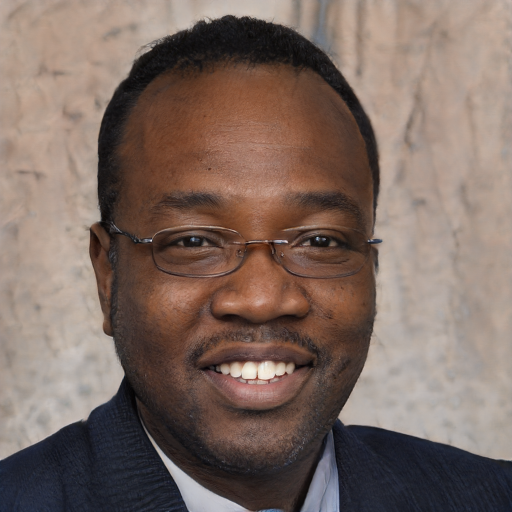
#> input picture data/real/fake/10.S.B.M.png, 1024 x 1024 px (shown at 1/2 size)
$ python graph_conversion.py
#> lines starting #> are read from the running program, lines starting #| are printed output that depends on the picture
# Use opencv-python for image processing
import cv2
import networkx as nx
import numpy as np
import pickle

def intensity(pixel):
    '''
    Method to determine the normalized intensity of a pixel

    Params:
    pixel: RGB values of a target pixel

    Returns:
    intensity: Intensity value of a pixel in the range [0, 1]
    '''
    return np.sum(pixel) / (255 * 3)

def get_neighbors(r, c, width, height):
    '''
    Method to get the neighbor indexes around a central node
    Only count right and down neighbors to avoid repetition

    Params:
    r: Row of the central node
    c: Column of the central node
    width: Width of the image
    height: Height of the image

    Returns:
    neighbors: List of neighbor nodes in the form (r, c)
    '''
    neighbors = []
    for i in [0, 1]:
        for j in [0, 1]:
            # Check to limit neighbors to cardinal directions
            if np.abs(i + j) == 1:
                if r + i < width and c + j < height:
                    neighbors.append([r + i, c + j])

    return neighbors

def get_weight(img, r, c, n_r, n_c, sigma):
    '''
    Method to get the edge weight between two nodes proportional to their intensity similarity

    Params:
    img: Intensity matrix of the image
    r: Row of one pixel
    c: Column of one pixel
    n_r: Row of the other pixel
    c_r: Column of the other pixel
    sigma: How local the clusters should be (smaller more local)

    Returns:
    weight: Weight for a new edge between these two nodes
    '''
    return np.exp(np.abs(img[r, c] - img[n_r, n_c])**2 / sigma)

def get_label(r, c, width):
    '''
    Method to get a unique node label from pixel coordinates

    Params:
    r: Row of the pixel
    c: Column of the pixel
    width: Width of the image

    Returns:
    label: Unique node label for graph representation
    '''
    return (r * width) + c

def get_coordinates(label, width):
    '''
    Method to get the corresponding pixel coordinates from the node label

    Params:
    label: Unique node label for graph representation
    width: Width of the image

    Returns:
    r: Row of the pixel
    c: Column of the pixel
    '''
    return label // width, label % width

def add_edges(graph, img, r, c, width, sigma):
    '''
    Method to add weighted edges to an existing graph based on pixel similarity

    Params:
    graph: Undirected weighted graph representation of the image
    img: Intensity matrix of the image
    r: Row of the target node
    c: Column of the target node
    width: Width of the image
    sigma: How local the clusters should be (smaller more local)
    '''
    neighbors = get_neighbors(r, c, img.shape[0], img.shape[1])

    for n_r, n_c in neighbors:
        graph.add_edge(get_label(r, c, width), get_label(n_r, n_c, width), weight=get_weight(img, r, c, n_r, n_c, sigma))

def convert_to_graph(file):
    '''
    Method to convert a png image to weighted graph format

    Params:
    path: file path to the target image

    Returns:
    graph: converted weighted graph of the image
    '''
#> called with file = 'fake/10.S.B.M'
    # Load image to numpy array
    img = cv2.imread(f"data/real/{file}.png")
#> img is the input picture: shape (1024, 1024, 3); mean B, G, R 97.9, 106.4, 125.3

    # Reduce image definition
    dim = 32
    img = cv2.resize(img, (dim, dim))
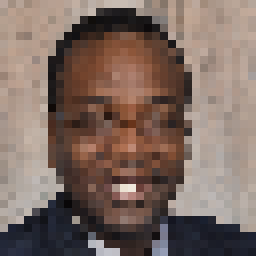
#> img: shape (32, 32, 3) (shown 8 times larger); mean B, G, R 97.7, 106.4, 125.6

    # Save reduced definition image
    cv2.imwrite(f"data/reduced/{file}.png", img)

    # Create intensity image
    img_int = np.zeros(shape=(img.shape[0], img.shape[1]))
    for r in range(img.shape[0]):
        for c in range(img.shape[1]):
            img_int[r, c] = intensity(img[r, c])
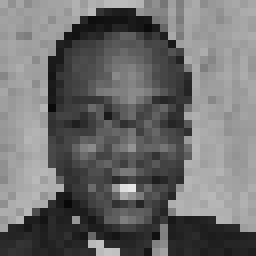
#> img_int: shape (32, 32) float64 (shown 8 times larger); min 0.0314, max 0.902, mean 0.431

    # Create image graph
    img_graph = nx.Graph()
    for r in range(img_int.shape[0]):
        for c in range(img_int.shape[1]):
            add_edges(img_graph, img_int, r, c, img_int.shape[1], 0.35)

    return img_graph

if __name__=="__main__":
    file = "fake/10.S.B.M"
    G = convert_to_graph(file)
    with open(f"data/graph/{file}.pkl", "wb") as f:
        pickle.dump(G, f)
